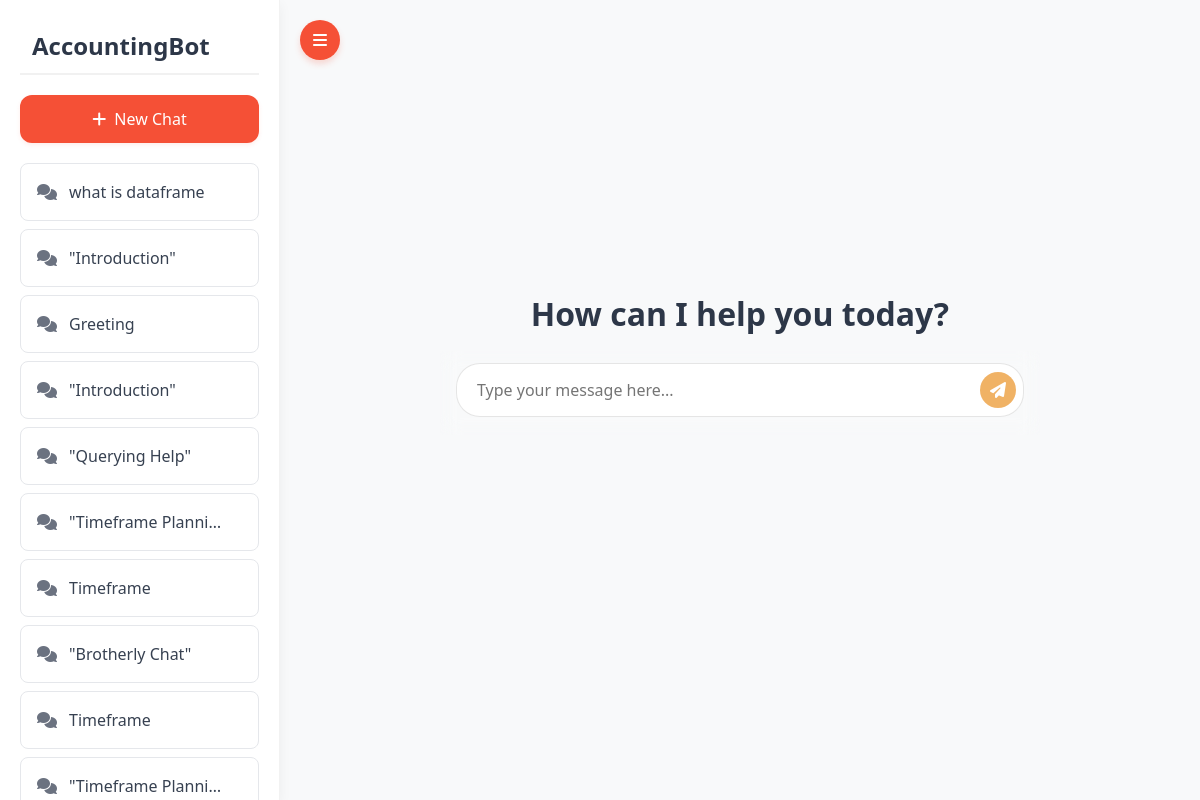
The app's page /, older data.
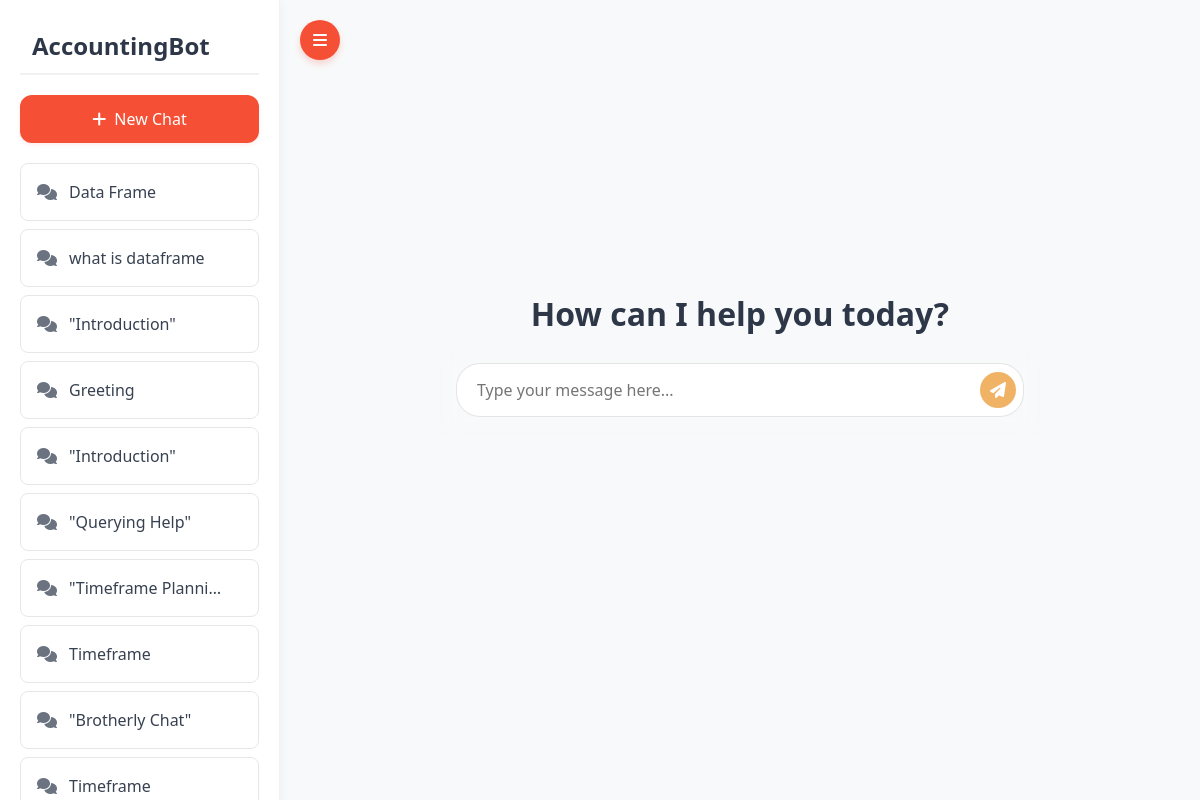
The same page, newer data.
### Rag/models.py (models this page shows, shortened)
class ChatSession(models.Model):
    message_title = models.TextField()
    session_id = models.UUIDField(default=uuid.uuid4, editable=False, unique=True)
    created_at = models.DateTimeField(auto_now_add=True)

### Rag/views.py (the view, shortened to what this page needs)
# urls.py: path('', views.index, name='index'),  # Homepage at root URL
def index(request, session_id=None):
    return render(request, 'chat.html', {
        'sidebar_chats': ChatSession.objects.all().order_by('-created_at')
    })

### templates/chat.html (shortened to what this page needs)
<!DOCTYPE html>
<html lang="en">
<head>
    {% load static %}
    <link href="https://cdn.jsdelivr.net/npm/bootstrap@5.3.3/dist/css/bootstrap.min.css" rel="stylesheet">
    <link rel="stylesheet" href="https://cdnjs.cloudflare.com/ajax/libs/font-awesome/6.5.1/css/all.min.css">
    <link href="https://cdn.jsdelivr.net/npm/bootstrap@5.3.3/dist/css/bootstrap.min.css" rel="stylesheet">
    <link rel="stylesheet" href="https://cdn.tutorialjinni.com/font-awesome/6.6.0/css/all.min.css">
</head>
<body>
    <button class="toggle-btn shifted" id="sidebarToggle">
        <i class="fas fa-bars"></i>
    </button>
    <div class="sidebar" id="sidebar">
        <div class="sidebar-header">
            <h4>AccountingBot</h4>
        </div>
        <form action="{% url 'new_session' %}" method="post">
        <button class="new-chat-btn" type="submit" onclick="startNewChat()">
            <i class="fas fa-plus"></i>
            New Chat
        </button>
        </form>
       <div class="chat-history">
    {% for chat in sidebar_chats %}
        <div class="chat-item" data-session-id="{{ chat.session_id }}">
            <i class="fas fa-comments"></i>
            <span>{{ chat.message_title }}</span>
        </div>
    {% endfor %}
</div>
    </div>
    <div class="main-content" id="mainContent">
        <div class="container">
            <div class="row g-3 mt-2">
                <div class="col-lg-12">
                    <div class="d-flex flex-column chat-container">
                        <div class="initial-state" id="initialState" {% if session_id %}style="display: none;"{% endif %}>
                            <h2>How can I help you today?</h2>
                            <div class="chat-input-wrapper">
                                <div class="chat-input-container">
                                    <form method="post" action="" id="chat-form-initial">
                                        <textarea
                                            id="chat-input-initial"
                                            name="query"
                                            class="chat-input"
                                            placeholder="Type your message here..."
                                            rows="1"
                                        ></textarea>
                                        <button id="send-button-initial" type="submit" class="send-button">
                                            <i class="fas fa-paper-plane"></i>
                                        </button>
                                    </form>
                                </div>
                            </div>
                        </div>
                    </div>
                </div>
            </div>
        </div>
    </div>
</body>
</html>

Row changes from the older to the newer data that the page shows:
no longer on this page (row unchanged): ChatSession: message_title "\"Timeframe Planni…"
added ChatSession: message_title "Data Frame"
